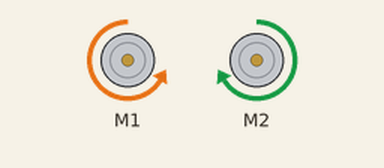
The sketch below on a simulated Arduino Uno, built with avr-gcc and run on an emulated ATmega328P. Shown: 2 × DC motor (green arrow = forward, orange = backward, longer = faster).

Above: at 0.5 s.
Timing chart, 0 to 4.6 s (numbered marks = the images above):
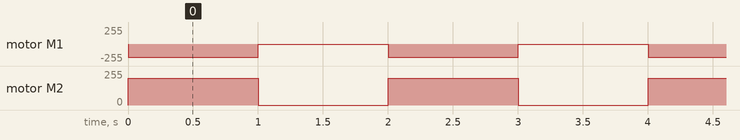

Measured:
- by itself, motor M1: alternates backward 200/255 for 1.0 s and stopped for 1.0 s
- by itself, motor M2: alternates forward 200/255 for 1.0 s and stopped for 1.0 s

The sketch:

DCMotorDriverTest_tomy001.ino
```cpp
// (licence header left out)
#include "MeMCore.h"

MeDCMotor motor1(M1);

MeDCMotor motor2(M2);

uint8_t motorSpeed = 200;

void setup()
{
}

void loop()
{
  motor1.run(-motorSpeed); //左往前
  motor2.run(motorSpeed);  //右往前
  delay(1000);
  motor1.stop();
  motor2.stop();
  delay(1000);
}
```
